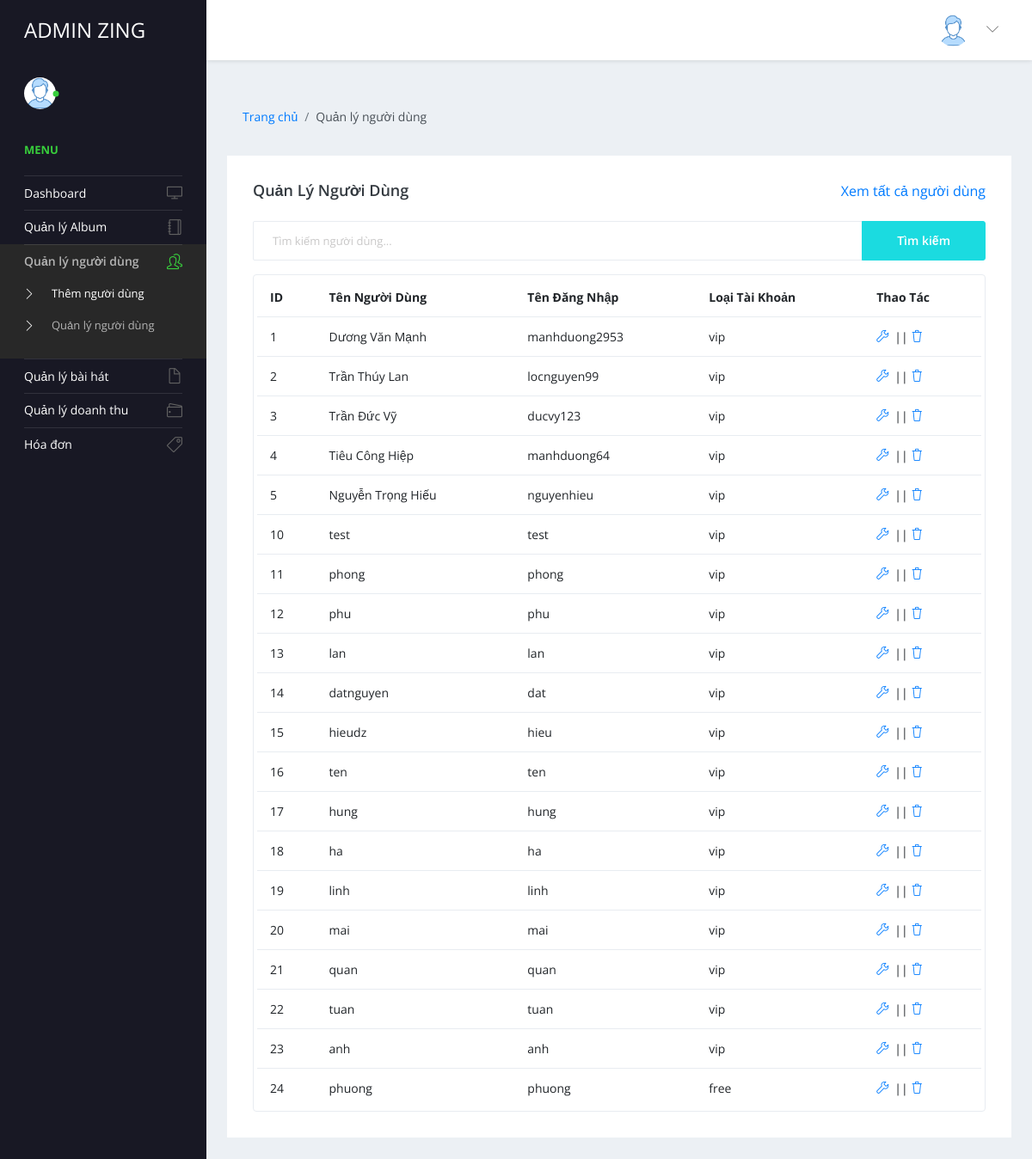
/admin/manage-user.php (signed in), run on the app's committed database.
### tables this page shows
CREATE TABLE `user` (
  `id_user` int(11) NOT NULL,
  `user_name` varchar(255) NOT NULL,
  `account_name` varchar(255) NOT NULL,
  `password` varchar(255) NOT NULL,
  `avatar_link` varchar(1000) DEFAULT 'https://static2.yan.vn/YanNews/2167221/202003/dan-mang-du-trend-thiet-ke-avatar-du-kieu-day-mau-sac-tu-anh-mac-dinh-b0de2bad.jpg',
  `type_account` varchar(255) DEFAULT 'free',
  `role` int(11) DEFAULT 0
);

### admin/manage-user.php (the view, shortened to what this page needs)
<?php
include('../Config/configConnectDB.php');
$search_name = '';
$sql = "SELECT * FROM user";
$result = $conn->query($sql);
?>
  <!DOCTYPE html>
  <html lang="en">
  <head>
    <link rel="stylesheet" href="vendors/simple-line-icons/css/simple-line-icons.css">
    <link rel="stylesheet" href="vendors/flag-icon-css/css/flag-icon.min.css">
    <link rel="stylesheet" href="vendors/css/vendor.bundle.base.css">
    <link rel="stylesheet" href="./vendors/daterangepicker/daterangepicker.css">
    <link rel="stylesheet" href="./vendors/chartist/chartist.min.css">
    <link rel="stylesheet" href="./css/style.css">
  </head>
  <body>
    <div class="container-scroller">
        <?php include_once('includes/header.php'); ?>
      <div class="container-fluid page-body-wrapper">
        <?php include_once('includes/sidebar.php'); ?>
        <div class="main-panel">
          <div class="content-wrapper">
            <div class="page-header">
              <nav aria-label="breadcrumb">
                <ol class="breadcrumb">
                  <li class="breadcrumb-item"><a href="dashboard.php">Trang chủ</a></li>
                  <li class="breadcrumb-item active" aria-current="page"> Quản lý người dùng </li>
                </ol>
              </nav>
            </div>
            <div class="row">
              <div class="col-md-12 grid-margin stretch-card">
                <div class="card">
                  <div class="card-body">
                    <div class="d-sm-flex align-items-center mb-4">
                      <h3 class="card-title mb-sm-0">Quản Lý người dùng</h3>
                      <a href="manage-user.php" class="text-blue ml-auto mb-3 mb-sm-0"> Xem tất cả người dùng</a>
                    </div>
                    <form action="" method="GET" class="mb-3">
                      <div class="input-group">
                        <input type="text" class="form-control" placeholder="Tìm kiếm người dùng..." name="search" value="<?php echo $search_name; ?>">
                        <div class="input-group-append">
                            <button class="btn btn-primary" type="submit">Tìm kiếm</button>
                        </div>
                      </div>
                    </form>
                    <div class="table-responsive border rounded p-1">
                      <table class="table">
                        <thead>
                          <tr>
                            <th class="font-weight-bold">ID</th>
                            <th class="font-weight-bold">Tên Người Dùng</th>
                            <th class="font-weight-bold">Tên Đăng Nhập</th>
                            <th class="font-weight-bold">Loại Tài Khoản</th>
                            <th class="font-weight-bold">Thao Tác</th>
                          </tr>
                        </thead>
                        <tbody>
                        <?php while($row = $result->fetch_assoc()) { ?>
                        <tr>
                            <td><?php echo $row['id_user']; ?></td>
                            <td><?php echo $row['user_name']; ?></td>
                            <td><?php echo $row['account_name']; ?></td>
                            <td><?php echo $row['type_account']; ?></td>
                            <td>
                                <a href="edit-user.php?id=<?php echo $row['id_user']; ?>" class="icon-wrench"> </a>
                                || <a href="delete-user.php?id=<?php echo $row['id_user']; ?>" onclick="return confirm('Bạn thật sự muốn xóa?'); " class="icon-trash"> </a>
                            </td>
                        </tr>
                        <?php } ?>
                        </tbody>
                      </table>
                    </div>
                  </div>
                </div>
              </div>
            </div>
          </div>
        </div>
      </div>
    </div>
  </body>
  </html>

### admin/includes/header.php (shortened to what this page needs)
<nav class="navbar default-layout-navbar col-lg-12 col-12 p-0 fixed-top d-flex flex-row">
       <div class="navbar-brand-wrapper d-flex align-items-center">
         <a class="navbar-brand brand-logo" href="dashboard.php">
           <strong style="color: white;"> ADMIN ZING </strong>
         </a>
       </div>
       <div class="navbar-menu-wrapper d-flex align-items-center flex-grow-1">
         <ul class="navbar-nav navbar-nav-right ml-auto">
           <li class="nav-item dropdown d-none d-xl-inline-flex user-dropdown">
             <a class="nav-link dropdown-toggle" id="UserDropdown" href="#" data-toggle="dropdown" aria-expanded="false">
               <img class="img-xs rounded-circle ml-2" src="images/faces/face8.jpg" alt="Profile image"> <span class="font-weight-normal">  </span></a>
           </li>
         </ul>
       </div>
 </nav>

### admin/includes/sidebar.php (shortened to what this page needs)
<nav class="sidebar sidebar-offcanvas" id="sidebar">
  <ul class="nav">
    <li class="nav-item nav-profile">
      <a href="profile.php" class="nav-link">
        <div class="profile-image">
          <img class="img-xs rounded-circle" src="images/faces/face8.jpg" alt="profile image">
          <div class="dot-indicator bg-success"></div>
        </div>
      </a>
    </li>
    <li class="nav-item nav-category">
      <span class="nav-link"> Menu  </span>
    </li>
    <li class="nav-item">
      <a class="nav-link" href="dashboard.php">
        <span class="menu-title"> Dashboard </span>
        <i class="icon-screen-desktop menu-icon"></i>
      </a>
    </li>
    <li class="nav-item">
      <a class="nav-link" href="manage-album.php" >
        <span class="menu-title"> Quản lý Album </span>
        <i class="icon-notebook menu-icon"></i>
      </a>
    </li>
    <li class="nav-item">
      <a class="nav-link" href="manage-user.php" >
        <span class="menu-title"> Quản lý người dùng </span>
        <i class="icon-people menu-icon"></i>
      </a>
      <div class="collapse" >
        <ul class="nav flex-column sub-menu">
          <li class="nav-item"> <a class="nav-link" href="add-user.php"> Thêm người dùng </a></li>
          <li class="nav-item"> <a class="nav-link" href="manage-user.php"> Quản lý người dùng </a></li>
        </ul>
      </div>
    </li>
    <li class="nav-item">
      <a class="nav-link" href="manage-song.php">
        <span class="menu-title"> Quản lý bài hát </span>
        <i class="icon-doc menu-icon"></i>
      </a>
    </li>
    <li class="nav-item">
      <a class="nav-link" href="payment.php">
        <span class="menu-title"> Quản lý doanh thu </span>
        <i class="icon-wallet menu-icon"></i>
      </a>
    </li>
    <li class="nav-item">
      <a class="nav-link" href="#">
        <span class="menu-title"> Hóa đơn </span>
        <i class="icon-tag menu-icon"></i>
      </a>
    </li>
  </ul>
</nav>

### data on the page
user: id_user "1", user_name "Dương Văn Mạnh", account_name "manhduong2953", type_account "vip"
user: id_user "2", user_name "Trần Thúy Lan", account_name "locnguyen99", type_account "vip"
user: id_user "3", user_name "Trần Đức Vỹ", account_name "ducvy123", type_account "vip"
user: id_user "4", user_name "Tiêu Công Hiệp", account_name "manhduong64", type_account "vip"
user: id_user "5", user_name "Nguyễn Trọng Hiếu", account_name "nguyenhieu", type_account "vip"
user: id_user "10", user_name "test", account_name "test", type_account "vip"
user: id_user "11", user_name "phong", account_name "phong", type_account "vip"
user: id_user "12", user_name "phu", account_name "phu", type_account "vip"
user: id_user "13", user_name "lan", account_name "lan", type_account "vip"
user: id_user "14", user_name "datnguyen", account_name "dat", type_account "vip"
user: id_user "15", user_name "hieudz", account_name "hieu", type_account "vip"
user: id_user "16", user_name "ten", account_name "ten", type_account "vip"
user: id_user "17", user_name "hung", account_name "hung", type_account "vip"
user: id_user "18", user_name "ha", account_name "ha", type_account "vip"
user: id_user "19", user_name "linh", account_name "linh", type_account "vip"
user: id_user "20", user_name "mai", account_name "mai", type_account "vip"
user: id_user "21", user_name "quan", account_name "quan", type_account "vip"
user: id_user "22", user_name "tuan", account_name "tuan", type_account "vip"
user: id_user "23", user_name "anh", account_name "anh", type_account "vip"
user: id_user "24", user_name "phuong", account_name "phuong", type_account "free"
